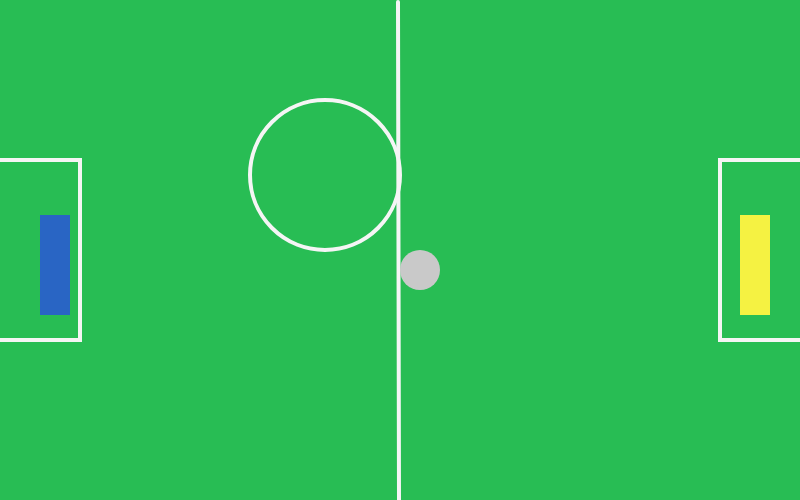
Frame 1 (no input)
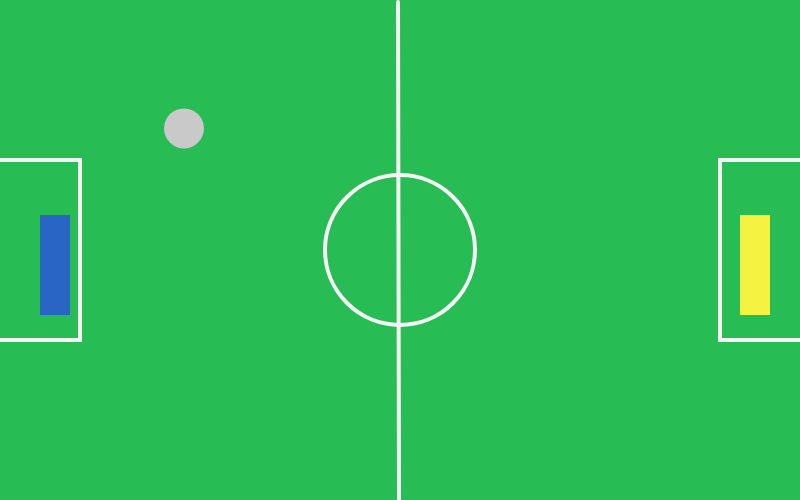
Frame 60 (no input)
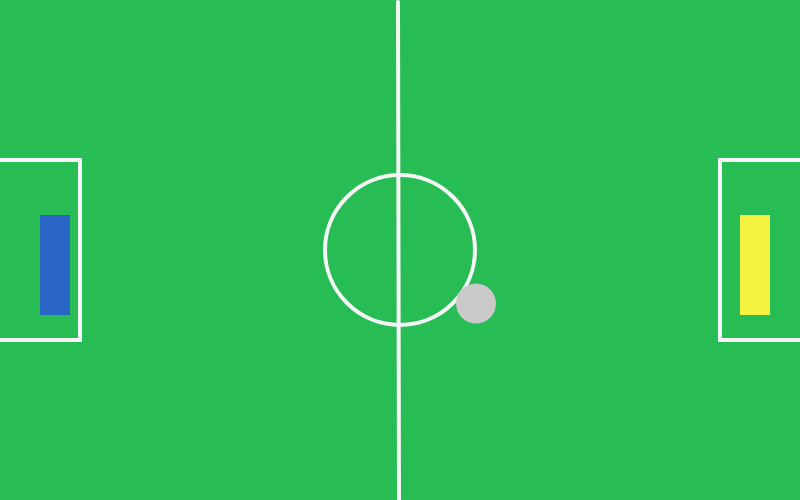
Frame 120 (the mouse pressed at the canvas centre since frame 60)

The p5.js sketch that drew these frames (run headless with seeded random() and noise() and a simulated clock; from frame 60 on, the mouse is pressed at the canvas centre):

// p5.js sketch
// ── sketch.js
let p1, p2, bola
let pontosVitoria = 10
let velJogador = 5
let velBola = 4
let acabou = true

function setup() {
  createCanvas(800, 500);
  jogador1 = new Jogador(40, height / 2 - 35, velJogador, "W".charCodeAt(0), "S".charCodeAt(0))
  jogador2 = new Jogador(width - 60, height / 2 - 35, velJogador, UP_ARROW, DOWN_ARROW)

  bola = new Bola(width / 2, height / 2, 40, velBola)
}

function draw() {
    let c = color(
        40, 189, 84
        );
    background(c);

    stroke(245)
    strokeWeight(4)
    

   
    fill(c);
    circle(width/2 - 75, height/2 - 75, 150)

    line(width / 2 - 2, 2, width / 2 - 1, height)

    rect(-10, height/2 - 90, 90, 180);

    rect(width -80, height/2 - 90, 90, 180);

    noStroke()
    jogador1.draw(1)
    jogador2.draw(2)
    

    fill(201, 201, 201)
    bola.draw()


    
    jogador1.movimentar()
    jogador2.movimentar()
    bola.movimentar(jogador1, jogador2)

    //bola.checarColisao(jogador1, jogador2)
    resetarAposPontuar()
}

function resetarAposPontuar() {
    if ((bola.x - bola.diametro / 2 <= -bola.diametro)
     || (bola.x + bola.diametro / 2 >= width + bola.diametro)) {
        bola.x = width / 2
        bola.y = height / 2
        bola.dirX *= -1
      let direction = random(2)
      bola.dirY *= direction == 0 ? -1 : 1
      bola.vel = velBola
    }

    if (bola.x + bola.diametro / 2 >= width + bola.diametro) {
        bola.x = width / 2
        bola.y = height / 2
        bola.dirX *= -1
        let direction = random(2)
        bola.dirY *= direction == 0 ? -1 : 1
        bola.vel = velBola
      }
  }
// ── bola.js
class Bola {

    constructor(x, y, diametro, vel) {
      this.x = x
      this.y = y
      this.diametro = diametro
      this.vel = vel
      this.dirX = -1
      this.dirY = -0.6
    }
  
    draw() {
      ellipseMode(CORNER)
      circle(this.x, this.y, this.diametro)
    }
  
    movimentar(jogador1, jogador2) {
      var i;
      for(i=0; i<this.vel; i++){
        this.x += 1* this.dirX;
        this.y += 1* this.dirY;
        this.checarBordas();
        this.checarColisao(jogador1, jogador2);
      }
    }
  
    checarBordas(){
      if(this.y <= 0 ||
        this.y + this.diametro >= height) {
        this.dirY = this.dirY*-1  
      }
    }
      
    checarColisao(jogador1, jogador2) {

      if (
        this.x  + this.diametro>= jogador1.x &&
        this.x  <= jogador1.x + jogador1.largura &&
        this.y + this.diametro >= jogador1.y && 
        this.y  <= jogador1.y + jogador1.altura
      ) {
        if(
          this.x < jogador1.x + jogador1.largura //a bola bateu só em cima ou embaixo, sem ser na lateral

        ){
          if(
            (((this.y + this.diametro)-10 <= jogador1.y) && this.dirY > 0 ) || //a bola bateu em cima e ela ta descendo OU
            ((this.y + 10 >= jogador1.y + jogador1.altura) && this.dirY < 0) //a bola bateu em baixo e ta subindo
          ){ 
            this.dirY = this.dirY * -1
          }
        } else{
          this.dirX = this.dirX * -1
        }
        this.vel = this.vel + 1
      } else if (
        this.x  + this.diametro>= jogador2.x &&
        this.x  <= jogador2.x + jogador2.largura &&
        this.y + this.diametro >= jogador2.y && 
        this.y  <= jogador2.y + jogador2.altura
      ) {
        if(
          this.x + this.diametro > jogador2.x //a bola bateu só em cima ou embaixo, sem ser na lateral

        ){
          if(
            (((this.y + this.diametro)-10 <= jogador2.y) && this.dirY > 0 ) || //a bola bateu em cima e ela ta descendo OU
            ((this.y + 10 >= jogador2.y + jogador2.altura) && this.dirY < 0) //a bola bateu em baixo e ta subindo
          ){ 
            this.dirY = this.dirY * -1
          }
        } else{
          this.dirX = this.dirX * -1
        }
        this.vel = this.vel + 1
      }
    }
  
  }
// ── jogador.js
class Jogador {
    constructor(x, y, vel, keyUp, keyDown) {
      this.x = x;
      this.y = y;
      this.vel = vel;
      this.keyUp = keyUp;
      this.keyDown = keyDown;
      this.largura = 30
      this.altura = 100;
      this.sentido = 0;
    }
  
    draw(player) {
        let c = player == 1 ? color(41, 101, 196) : color(245, 242, 66) // Define color 'c'
        fill(c); // Use color variable 'c' as fill color
        noStroke(); // Don't draw a stroke around shapes
        rect(this.x, this.y, this.largura, this.altura);
    }
  
    handleInput() {
      if (keyIsDown(this.keyUp)) {
        this.sentido = -1
      }
  
      if (keyIsDown(this.keyDown)) {
        this.sentido = 1
      }
    }
  
    checarBordas() {
      if (this.y < 0) {
        this.y = 0
      }
      if (this.y > (height - this.altura)) {
        this.y = height - this.altura
      }
    }
  
    movimentar() {
      this.handleInput()
      this.y += this.vel * this.sentido
      this.checarBordas()
      this.sentido = 0
    }
  
  
  
  }
